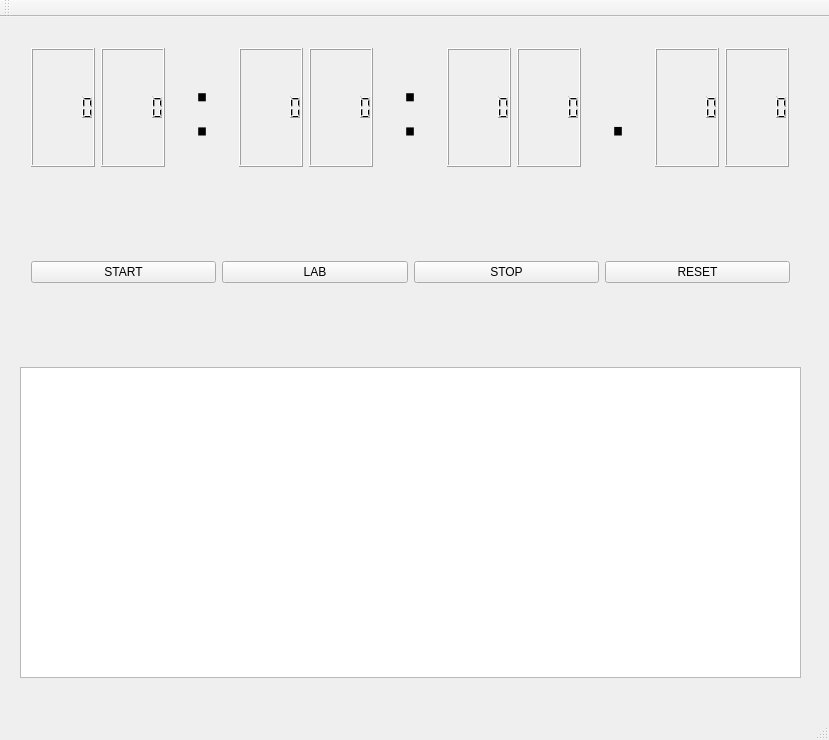
<?xml version="1.0" encoding="UTF-8"?>
<ui version="4.0">
 <class>QtStopwatchClass</class>
 <widget class="QMainWindow" name="QtStopwatchClass">
  <property name="geometry">
   <rect>
    <x>0</x>
    <y>0</y>
    <width>829</width>
    <height>740</height>
   </rect>
  </property>
  <property name="windowTitle">
   <string>QtStopwatch</string>
  </property>
  <widget class="QWidget" name="centralWidget">
   <widget class="QWidget" name="horizontalLayoutWidget">
    <property name="geometry">
     <rect>
      <x>20</x>
      <y>20</y>
      <width>780</width>
      <height>141</height>
     </rect>
    </property>
    <layout class="QHBoxLayout" name="horizontalLayout">
     <item>
      <widget class="QLCDNumber" name="lcd_H_1"/>
     </item>
     <item>
      <widget class="QLCDNumber" name="lcd_H_2"/>
     </item>
     <item>
      <widget class="QLabel" name="label">
       <property name="font">
        <font>
         <pointsize>60</pointsize>
        </font>
       </property>
       <property name="text">
        <string>:</string>
       </property>
       <property name="alignment">
        <set>Qt::AlignCenter</set>
       </property>
      </widget>
     </item>
     <item>
      <widget class="QLCDNumber" name="lcd_M_1"/>
     </item>
     <item>
      <widget class="QLCDNumber" name="lcd_M_2"/>
     </item>
     <item>
      <widget class="QLabel" name="label_2">
       <property name="font">
        <font>
         <pointsize>60</pointsize>
        </font>
       </property>
       <property name="text">
        <string>:</string>
       </property>
       <property name="alignment">
        <set>Qt::AlignCenter</set>
       </property>
      </widget>
     </item>
     <item>
      <widget class="QLCDNumber" name="lcd_S_1"/>
     </item>
     <item>
      <widget class="QLCDNumber" name="lcd_S_2"/>
     </item>
     <item>
      <widget class="QLabel" name="label_3">
       <property name="font">
        <font>
         <pointsize>60</pointsize>
        </font>
       </property>
       <property name="text">
        <string>.</string>
       </property>
       <property name="alignment">
        <set>Qt::AlignCenter</set>
       </property>
      </widget>
     </item>
     <item>
      <widget class="QLCDNumber" name="lcd_ms_1"/>
     </item>
     <item>
      <widget class="QLCDNumber" name="lcd_ms_2"/>
     </item>
    </layout>
   </widget>
   <widget class="QWidget" name="horizontalLayoutWidget_2">
    <property name="geometry">
     <rect>
      <x>20</x>
      <y>180</y>
      <width>781</width>
      <height>151</height>
     </rect>
    </property>
    <layout class="QHBoxLayout" name="horizontalLayout_2">
     <item>
      <widget class="QPushButton" name="pushButton_Start">
       <property name="sizePolicy">
        <sizepolicy hsizetype="Minimum" vsizetype="Fixed">
         <horstretch>0</horstretch>
         <verstretch>0</verstretch>
        </sizepolicy>
       </property>
       <property name="minimumSize">
        <size>
         <width>0</width>
         <height>0</height>
        </size>
       </property>
       <property name="text">
        <string>START</string>
       </property>
      </widget>
     </item>
     <item>
      <widget class="QPushButton" name="pushButton_Lab">
       <property name="text">
        <string>LAB</string>
       </property>
      </widget>
     </item>
     <item>
      <widget class="QPushButton" name="pushButton_Stop">
       <property name="text">
        <string>STOP</string>
       </property>
      </widget>
     </item>
     <item>
      <widget class="QPushButton" name="pushButton_Reset">
       <property name="text">
        <string>RESET</string>
       </property>
      </widget>
     </item>
    </layout>
   </widget>
   <widget class="QPlainTextEdit" name="plainTextEdit">
    <property name="geometry">
     <rect>
      <x>20</x>
      <y>350</y>
      <width>781</width>
      <height>311</height>
     </rect>
    </property>
   </widget>
  </widget>
  <widget class="QMenuBar" name="menuBar">
   <property name="geometry">
    <rect>
     <x>0</x>
     <y>0</y>
     <width>829</width>
     <height>26</height>
    </rect>
   </property>
  </widget>
  <widget class="QToolBar" name="mainToolBar">
   <attribute name="toolBarArea">
    <enum>TopToolBarArea</enum>
   </attribute>
   <attribute name="toolBarBreak">
    <bool>false</bool>
   </attribute>
  </widget>
  <widget class="QStatusBar" name="statusBar"/>
 </widget>
 <layoutdefault spacing="6" margin="11"/>
 <resources>
  <include location="QtStopwatch.qrc"/>
 </resources>
 <connections/>
</ui>
